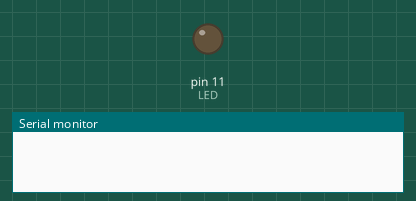
Recording of a sketch running on a simulated Arduino Uno, built with avr-gcc and run on an emulated ATmega328P. Shown: output pins drawn as LEDs (lit = HIGH), the last lines printed to the serial monitor.

Above: at 0.05 s.
At 1.4 s:
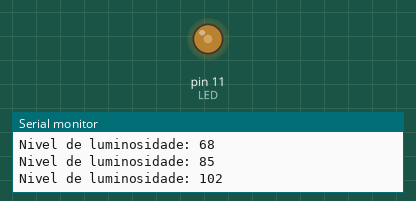
At 2.8 s:
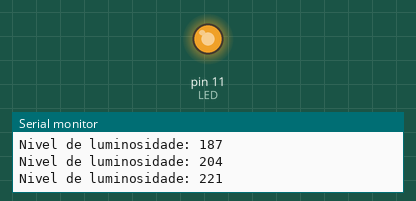
At 5.6 s:
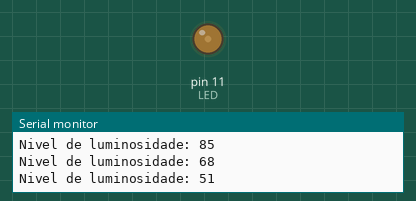
Timing chart, 0 to 7.8 s (numbered marks = the images above):
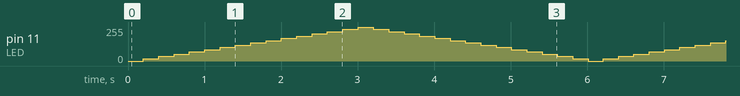

The sketch:

saidasAnaloxicas01.ino
```cpp
// C++ code
/* Programa que ilumina con diferentes intensidades un led.
O programa debe definir un número limitado de niveis de luminosidade
e, empezando dende 0, subir de nivel de luminosidade. Ao chegar a máximo,
debe diminuir a luminosidade ata chegar ao 0 novamente

Criterios acerca do código:
O código debe ser lexible.
O mantemento debe ser o máis fácil posível.
*/

// Saida analóxica 11:
#define LED 11
#define VALOR_MAXIMO 255
#define VALOR_MINIMO 0
#define VALOR_INICIAL 0

int tempo = 200;
int nivel = -1; // Inicializamos cun nivel inválido
int incremento = 17;
bool fora_dos_limites = false;

void setup()
{
  //Saídas analóxicas non necesitan ser declaradas
  Serial.begin(9600);
  nivel = VALOR_INICIAL;
}

void loop ()
{
  int nivel_futuro;
  analogWrite(LED, nivel);
  delay(tempo);

  nivel_futuro = nivel + incremento;
  fora_dos_limites = nivel_futuro > VALOR_MAXIMO || nivel_futuro < VALOR_MINIMO;
  if (fora_dos_limites)
    incremento *= -1; // Cambia o sentido do incremento

  nivel = nivel + incremento;
  Serial.print("Nivel de luminosidade: ");
  Serial.println(nivel);
}

/* Modo 01
// Saída analóxica para o LED no pin 11:
#define LED 11

// Declaración de niveis
int nivel00 = 0;
int nivel01 = 51;
int nivel02 = 102;
int nivel03 = 153;
int nivel04 = 204;
int nivel05 = 255;

int tempo = 200;

void setup()
{
  pinMode(LED_BUILTIN, OUTPUT);
  pinMode(12, OUTPUT);
}

void loop()
{
  analogWrite(LED, nivel00);
  delay(tempo);
  analogWrite(LED, nivel01);
  delay(tempo);
  analogWrite(LED, nivel02);
  delay(tempo);
  analogWrite(LED, nivel03);
  delay(tempo);
  analogWrite(LED, nivel04);
  delay(tempo);
  analogWrite(LED, nivel05);
  delay(tempo);
  analogWrite(LED, nivel04);
  delay(tempo);
  analogWrite(LED, nivel03);
  delay(tempo);
  analogWrite(LED, nivel02);
  delay(tempo);
  analogWrite(LED, nivel02);
  delay(tempo);
  analogWrite(LED, nivel00);
  delay(tempo);
}
*/
```
